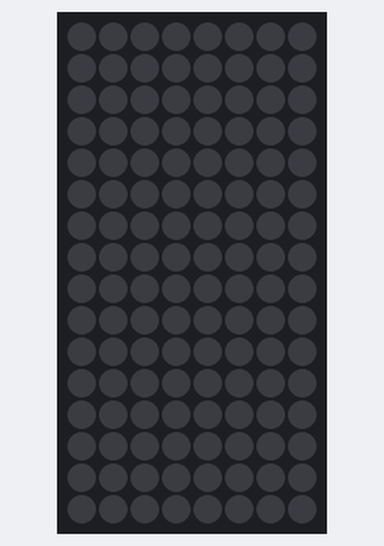
The sketch below on a simulated Arduino Uno, built with avr-gcc and run on an emulated ATmega328P. Shown: 8×16 RGB LED matrix (first LED top left, wired row by row). Dim RGB values are drawn brighter than linear.

Above: at 0.1 s.
At 1.6 s:
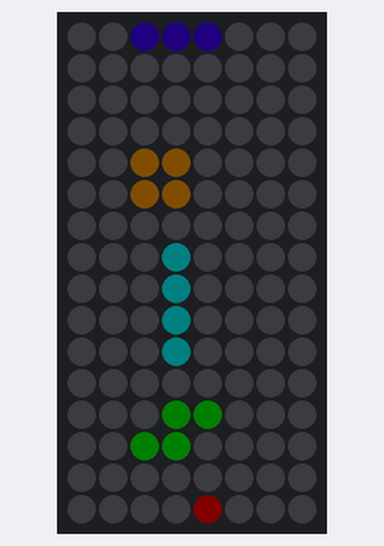
At 3.6 s:
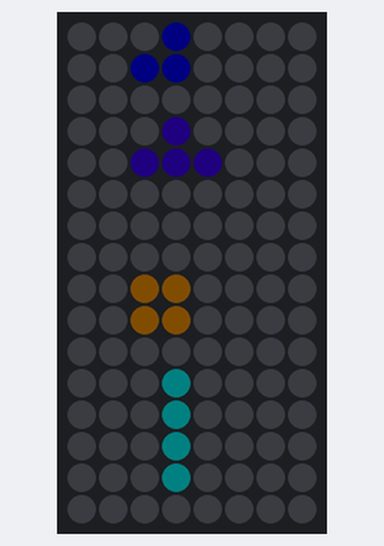
At 7.28 s:
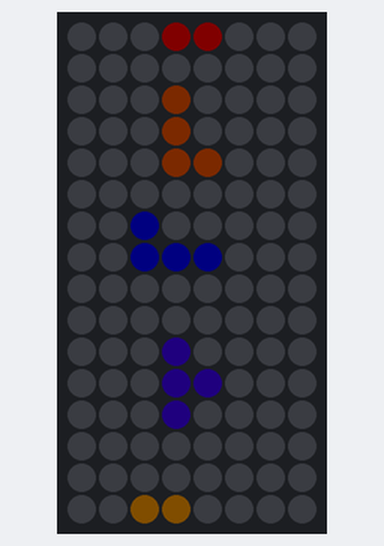
At 10.6 s:
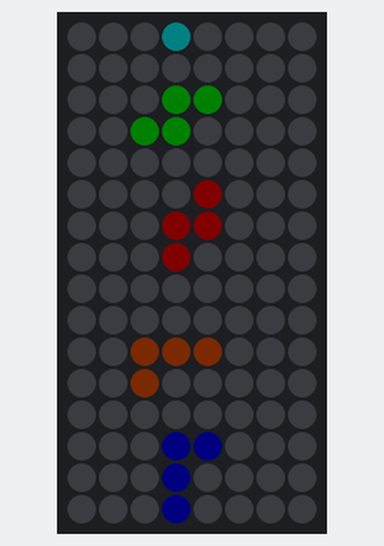
At 14.77 s:
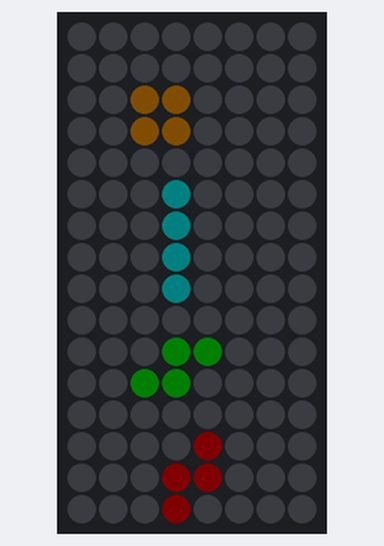

Measured:
- by itself, everything shown: repeats every 14.0 s, in 28 steps
- what the display in image 1 shows lasts 0.5 s, from 1.5 s to 2.0 s

The sketch:

CH_63_01.ino
```cpp
#include <Adafruit_NeoMatrix.h>

#define DOT(block, subPattern, x, y) \
  patterns[patternStart[block] + subPattern][y * 4 + x]

#define POSITION_X  1     // 블록의 x축 표시 시작 위치

#define FOREGROUND  1     // 블록 패턴에서의 전경과 배경
#define BACKGROUND  0

const byte patterns[][16] = {
  {0, 0, 0, 0, 0, 1, 1, 0, 0, 1, 1, 0, 0, 0, 0, 0},   // P0 : 0
  {0, 0, 0, 0, 1, 1, 1, 1, 0, 0, 0, 0, 0, 0, 0, 0},   // P1 : 1
  {0, 0, 1, 0, 0, 0, 1, 0, 0, 0, 1, 0, 0, 0, 1, 0},
  {0, 0, 0, 0, 0, 0, 1, 1, 0, 1, 1, 0, 0, 0, 0, 0},   // P2 : 3
  {0, 0, 1, 0, 0, 0, 1, 1, 0, 0, 0, 1, 0, 0, 0, 0},
  {0, 0, 0, 0, 0, 1, 1, 0, 0, 0, 1, 1, 0, 0, 0, 0},   // P3 : 5
  {0, 0, 0, 1, 0, 0, 1, 1, 0, 0, 1, 0, 0, 0, 0, 0},
  {0, 0, 0, 0, 0, 1, 1, 1, 0, 1, 0, 0, 0, 0, 0, 0},   // P4 : 7
  {0, 0, 1, 0, 0, 0, 1, 0, 0, 0, 1, 1, 0, 0, 0, 0},
  {0, 0, 0, 1, 0, 1, 1, 1, 0, 0, 0, 0, 0, 0, 0, 0},
  {0, 1, 1, 0, 0, 0, 1, 0, 0, 0, 1, 0, 0, 0, 0, 0},
  {0, 0, 0, 0, 0, 1, 1, 1, 0, 0, 0, 1, 0, 0, 0, 0},   // P5 : 11
  {0, 0, 1, 1, 0, 0, 1, 0, 0, 0, 1, 0, 0, 0, 0, 0},
  {0, 1, 0, 0, 0, 1, 1, 1, 0, 0, 0, 0, 0, 0, 0, 0},
  {0, 0, 1, 0, 0, 0, 1, 0, 0, 1, 1, 0, 0, 0, 0, 0},
  {0, 0, 0, 0, 0, 1, 1, 1, 0, 0, 1, 0, 0, 0, 0, 0},   // P6 : 15
  {0, 0, 1, 0, 0, 0, 1, 1, 0, 0, 1, 0, 0, 0, 0, 0},
  {0, 0, 1, 0, 0, 1, 1, 1, 0, 0, 0, 0, 0, 0, 0, 0},
  {0, 0, 1, 0, 0, 1, 1, 0, 0, 0, 1, 0, 0, 0, 0, 0}
};

byte BLOCKS = 7;      // 블록의 종류
// 배열에서 블록 데이터가 시작하는 위치
byte patternStart[7] = {0, 1, 3, 5, 7, 11, 15};
// 각 블록이 회전에 따라 가지는 모양 개수
byte patternNo[7] = {1, 2, 2, 2, 4, 4, 4};

byte gameScreen[16][8] = {0, };     // 게임 화면 저장 배열

int ROWS = 8, COLUMNS = 8;    // 네오픽셀 매트릭스 크기
int NUM_X = 1, NUM_Y = 2;     // x 및 y 방향으로 연결된 매트릭스 수
int PIN = 6;          // 네오픽셀 매트릭스 연결 핀

// 두 개의 연결된 네오픽셀 매트릭스 제어 객체 생성
Adafruit_NeoMatrix matrix = Adafruit_NeoMatrix(COLUMNS, ROWS,
                            NUM_X, NUM_Y, PIN,
                            NEO_MATRIX_TOP + NEO_MATRIX_RIGHT
                            + NEO_MATRIX_ROWS + NEO_MATRIX_ZIGZAG
                            + NEO_TILE_TOP + NEO_TILE_LEFT + NEO_TILE_COLUMNS);

uint16_t colors[8] = {      // 각 블록의 색상
  matrix.Color(0xFF, 0xD7, 0x00), matrix.Color(0x00, 0xFF, 0xFF),
  matrix.Color(0X00, 0xFF, 0x00), matrix.Color(0xFF, 0x00, 0x00),
  matrix.Color(0xCD, 0x85, 0x3F), matrix.Color(0x00, 0x00, 0xFF),
  matrix.Color(0x8A, 0x2B, 0xE2)
};

unsigned long timePrevious;
int INTERVAL = 500;       // 블록 움직임 간격

int lineStart = 0;      // 28줄(4줄 * 7개 블록) 중 16줄만 표시
// 7개 블록이 현재 게임 화면에 표시되는 서브 패턴
int currentSubPattern[7] = { 0, 1, 0, 1, 0, 1, 0 };

void setup() {
  matrix.begin();       // 네오픽셀 매트릭스 초기화
  matrix.setBrightness(5);    // 밝기 정도 [0 255]

  timePrevious = millis();
}

void loop() {
  unsigned long timeCurrent = millis();

  if (timeCurrent - timePrevious >= INTERVAL) {
    timePrevious = timeCurrent;

    showBlocks();     // 현재 블록 표시
    updateSubPatterns();      // 각 블록의 회전 상태 변경
  }
}

void showBlocks() {     // 블록 표시 화면
  // lineStart = (lineStart + 1) % 28;  // 블록이 위로 움직이는 경우
  lineStart = (lineStart - 1 + 28) % 28;  // 블록이 아래로 움직이는 경우
  int lineEnd = lineStart + 16;

  matrix.clear();
  for (int i = lineStart; i < lineEnd; i++) {
    int y = i % 28;
    int blockNo = y / 4;
    int blockY = y % 4;

    for (int j = POSITION_X; j < POSITION_X + 4; j++) {
      int x = j - POSITION_X;
      int subPattern = currentSubPattern[blockNo];
      int pixel = DOT(blockNo, subPattern, x, blockY);
      if (pixel == FOREGROUND) {
        matrix.drawPixel(j, i - lineStart, colors[blockNo]);
      }
    }
  }
  matrix.show();
}

void updateSubPatterns() {
  for (int i = 0; i < 7; i++) {
    currentSubPattern[i] = (currentSubPattern[i] + 1) % patternNo[i];
  }
}
```
